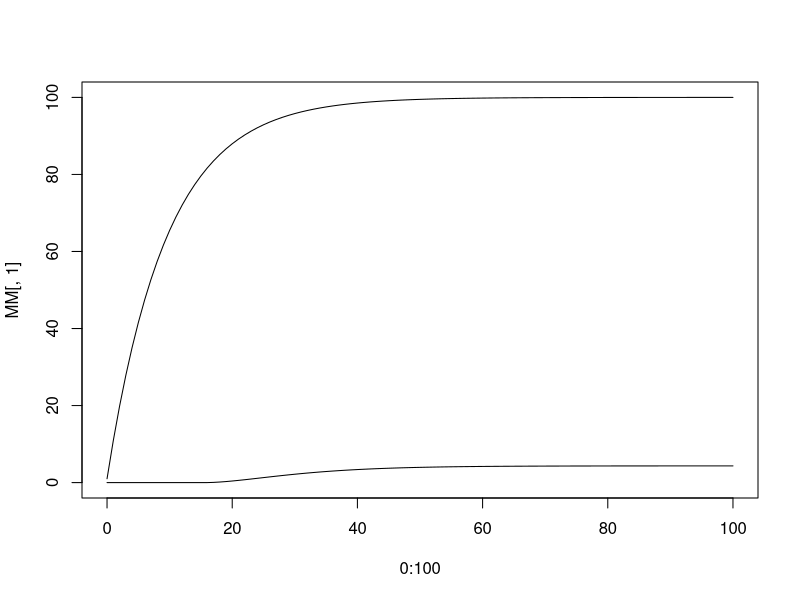
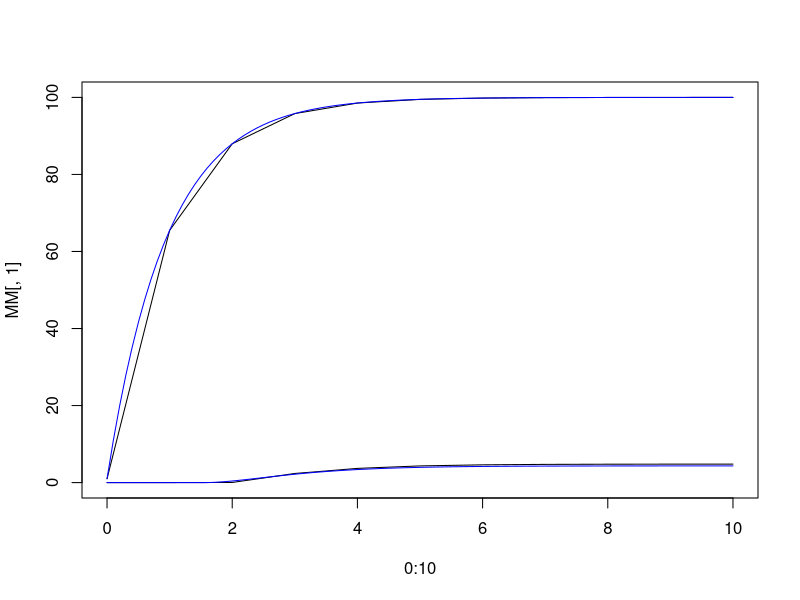

Generate these figures, in order, with R:

# Adult Dynamics with Emergence
P = list(p=.9, f=0.3, Q=0.95, n=16, lambda=10)

makeInit = function(P){
  with(P,list(M=1, Y=rep(0, n), Z=0))
}

MOS = makeInit(P)

dMdt = function(kappa,t,MOS,P){with(c(MOS,P),{
  tt = t%%n+1
  M = lambda + p*M
  Z = p*(Z + Y[tt])
  Y[tt] = (1-(1-kappa)^(f*Q))*(M-sum(Y)-Z)*p^n
  list(M=M,Y=Y,Z=Z)
})}

MM=c(MOS$M, MOS$Z)
for(t in 1:100){
  MOS = dMdt(0.1,t,MOS,P)
  MM = rbind(MM, c(MOS$M, MOS$Z))
}

plot(0:100, MM[,1], type = "l", ylim = range(0,MM))
lines(0:100, MM[,2])
MM1 <- MM


MOSd = list(M=1, Y1=0, Y2=0, Y3=0, Z=0)

makeEIPp = function(n,d){
}

makePd = function(d, P){with(P,{
 P$D = (1-p^d)/(1-p)
 P$N = (1-p^n)/(1-p)
 P$pd = p^d
 P$d = d
 if(n <= d){
   P$pD = p^P$D
   P$EIP1 = P$D/P$N
   P$EIP2 = 0
   P$EIP3 = 0
 }
 if(n>d & n <= 2*d){
   P$pD = p^P$N
   P$EIP1 = P$D/P$N
   P$EIP2 = 1-P$D/P$N
   P$EIP3 = 0
 }
 if(n > 2*d){
   P$pD = p^P$N
   P$EIP1 = 0
   P$EIP2 = P$D/P$N
   P$EIP3 = 1-P$D/P$N
 }
 P
})}

Pd = makePd(10, P)

deltaM = function(kappa,MOS,Pd){with(c(MOS,Pd),{
  Z = pd*Z+ pD*(EIP1*Y1 + EIP2*Y2 + EIP3*Y3)
  Y3 = (1-EIP2)*Y2*pd + (1-EIP3)*Y3*pd
  Y2 = (1-EIP1)*Y1*pd
  Y1 = (1-(1-f*Q*kappa)^d)*(M-Y1-Y2-Y3-Z)*pD
  M = pd*M + lambda*D

  list(M=M,Y1=Y1,Y2=Y2,Y3=Y3,Z=Z)
})}

MM=c(MOSd$M, MOSd$Z)
for(t in 1:10){
  MOSd = deltaM(0.1,MOSd,Pd)
  MM = rbind(MM, c(MOSd$M, MOSd$Z))
}

plot(0:10, MM[,1], type = "l", ylim = range(0,MM))
lines(0:10, MM[,2])

lines(0:100/10, MM1[,1], col = "blue")
lines(0:100/10, MM1[,2], col = "blue")
